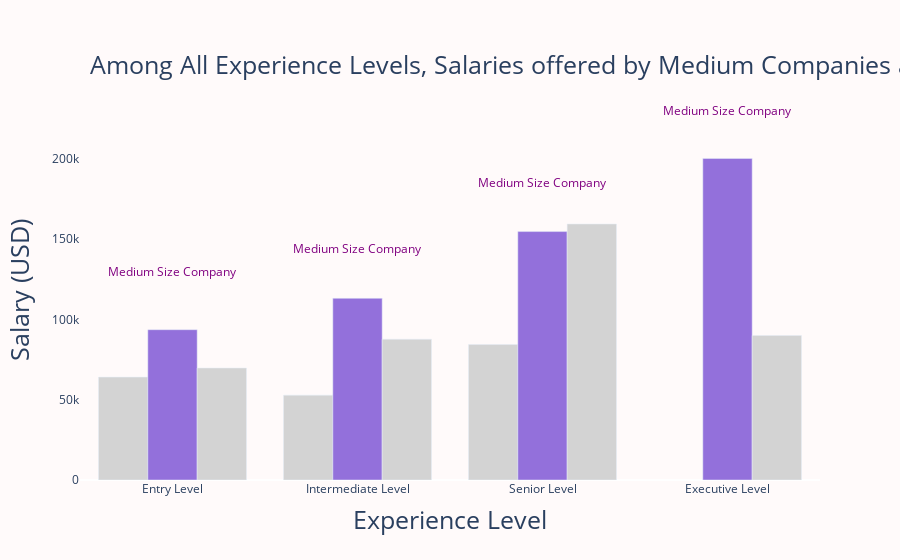

Notebook cell for this chart:
### Markdown cell above
# Best Place to Work for the Top Job Titles

### Code cell
experience_df = top_jobs_df.groupby(['experience_level','company_size']).agg({'salary_in_usd':'mean'}).reset_index()

fig7 = go.Figure()

category_order = ['Entry Level', 'Intermediate Level', 'Senior Level', 'Executive Level']
colors = {'S': 'lightgray', 'M': 'mediumpurple', 'L': 'lightgray'}

for company_size, color in colors.items():
    filtered_data = experience_df[experience_df['company_size'] == company_size]
    fig7.add_trace(go.Bar(
        x=filtered_data['experience_level'],
        y=filtered_data['salary_in_usd'],
        name=company_size,
        marker=dict(color=color),
    ))

    fig7.update_layout(
    title={
        'text': 'Among All Experience Levels, Salaries offered by Medium Companies are on Average higher than Small and Large Companies',
        'y':0.9,
        'x':0.5,
        'font': {'size': 25},
        'xanchor': 'left',
        'yanchor': 'top'},
    xaxis_title=dict(text='Experience Level', font=dict(size=25)),
    yaxis_title=dict(text='Salary (USD)', font=dict(size=25)),
    showlegend=False,
    plot_bgcolor='snow',
    paper_bgcolor='snow',
    xaxis=dict(categoryorder='array', categoryarray=category_order),
    yaxis=dict(showgrid=False),
    title_x=0.1,
    )

fig7.add_annotation(
    text='Medium Size Company',
    x='Entry Level',
    y=130000,
    showarrow=False,
    font=dict(color='purple')
)
fig7.add_annotation(
    text='Medium Size Company',
    x='Intermediate Level',
    y=144000,
    showarrow=False,
    font=dict(color='purple')
)
fig7.add_annotation(
    text='Medium Size Company',
    x='Senior Level',
    y=185000,
    showarrow=False,
    font=dict(color='purple')
)
fig7.add_annotation(
    text='Medium Size Company',
    x='Executive Level',
    y=230000,
    showarrow=False,
    font=dict(color='purple')
)
fig7.show()

### Figure 1 — Plotly figure (JSON) as saved in the notebook; plotly's stock layout.template omitted (floating-point values rounded to 4 significant figures)
{"data": [{"marker": {"color": "lightgray"}, "name": "S", "type": "bar", "x": ["Entry Level", "Intermediate Level", "Senior Level"], "y": [64040.0, 52830.0, 84310.0]}, {"marker": {"color": "mediumpurple"}, "name": "M", "type": "bar", "x": ["Entry Level", "Executive Level", "Intermediate Level", "Senior Level"], "y": [93550.0, 200100.0, 113100.0, 154600.0]}, {"marker": {"color": "lightgray"}, "name": "L", "type": "bar", "x": ["Entry Level", "Executive Level", "Intermediate Level", "Senior Level"], "y": [69710.0, 89962, 87640.0, 159300.0]}], "layout": {"annotations": [{"font": {"color": "purple"}, "showarrow": false, "text": "Medium Size Company", "x": "Entry Level", "y": 130000}, {"font": {"color": "purple"}, "showarrow": false, "text": "Medium Size Company", "x": "Intermediate Level", "y": 144000}, {"font": {"color": "purple"}, "showarrow": false, "text": "Medium Size Company", "x": "Senior Level", "y": 185000}, {"font": {"color": "purple"}, "showarrow": false, "text": "Medium Size Company", "x": "Executive Level", "y": 230000}], "paper_bgcolor": "snow", "plot_bgcolor": "snow", "showlegend": false, "title": {"font": {"size": 25}, "text": "Among All Experience Levels, Salaries offered by Medium Companies are on Average higher than Small and Large Companies", "x": 0.1, "xanchor": "left", "y": 0.9, "yanchor": "top"}, "xaxis": {"categoryarray": ["Entry Level", "Intermediate Level", "Senior Level", "Executive Level"], "categoryorder": "array", "title": {"font": {"size": 25}, "text": "Experience Level"}}, "yaxis": {"showgrid": false, "title": {"font": {"size": 25}, "text": "Salary (USD)"}}}}
